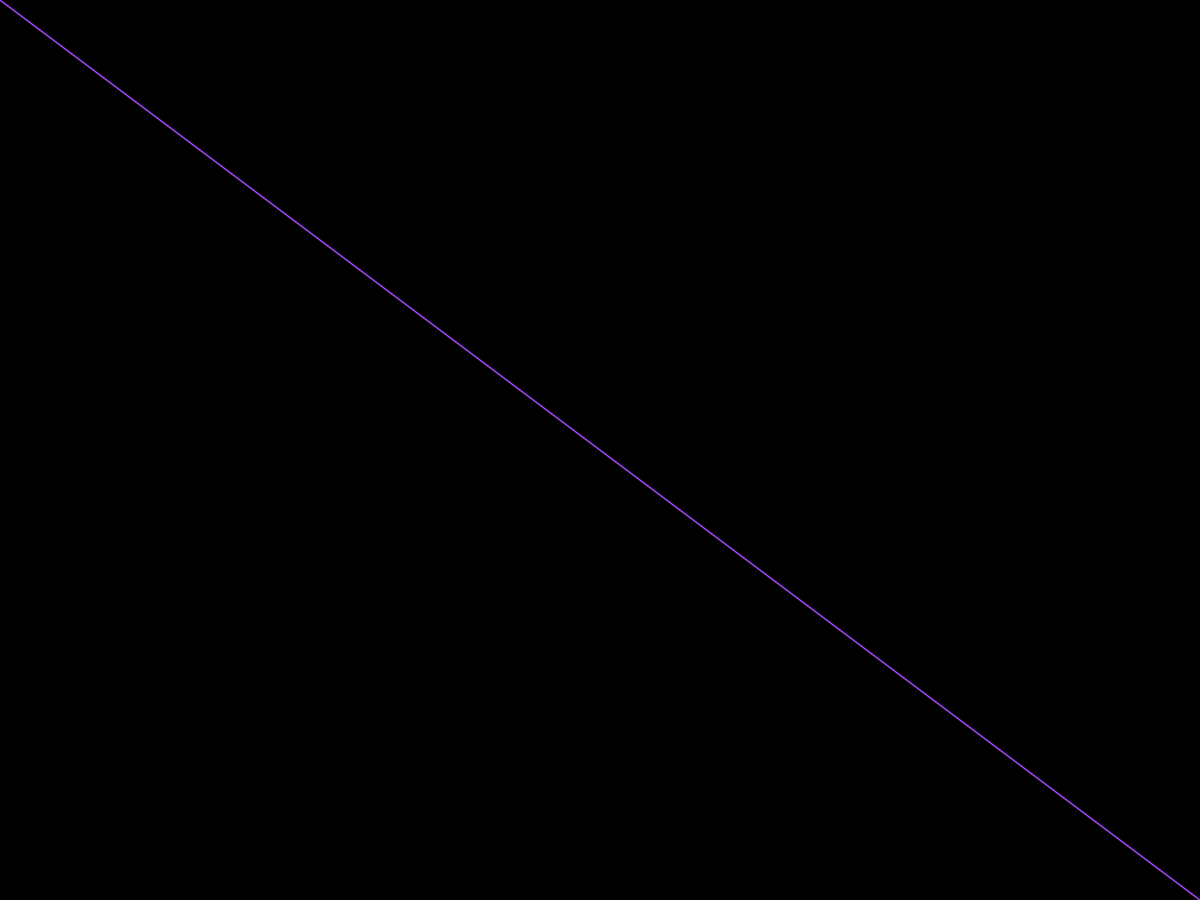
Frame 1 (no input)
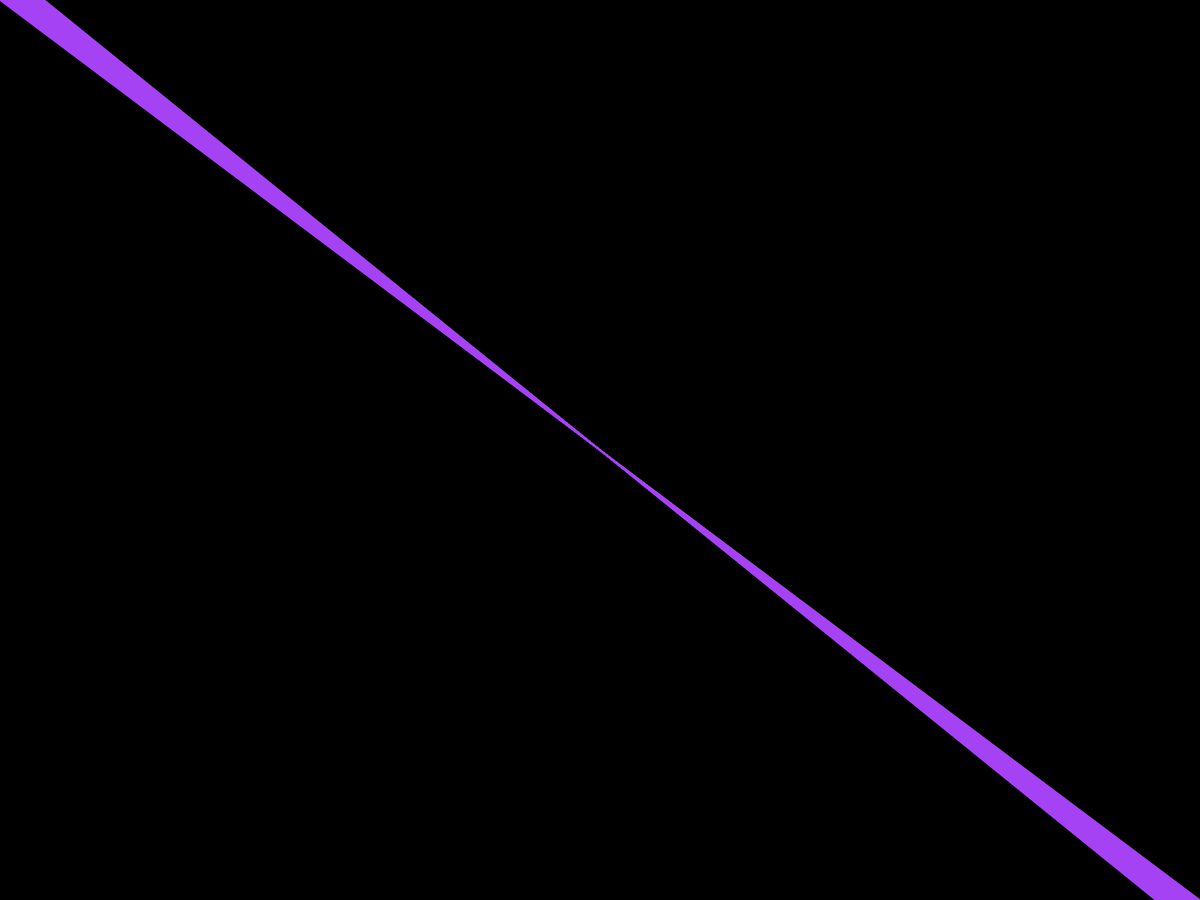
Frame 60 (the mouse pressed at the canvas centre just before this capture)
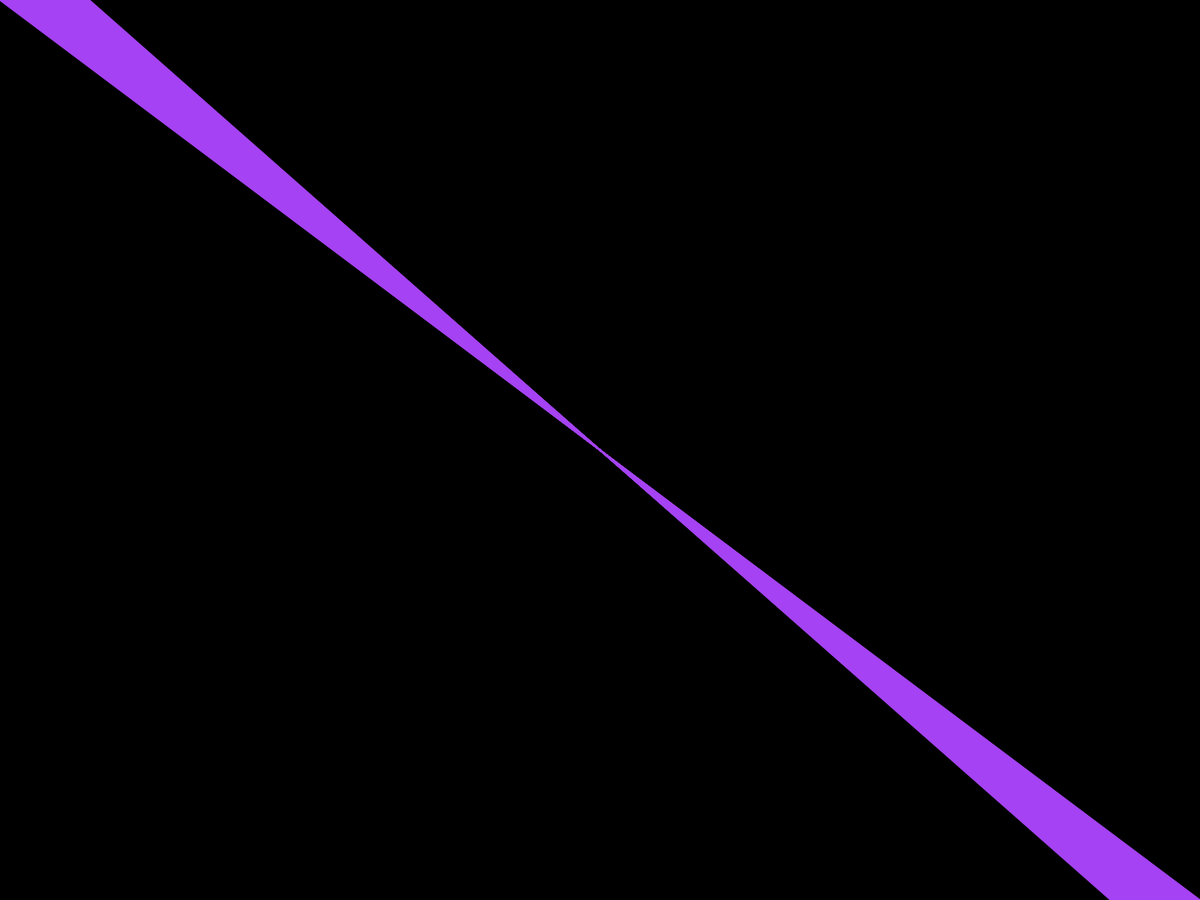
Frame 120 (the mouse held since frame 60 and released just before this capture)

The Processing sketch that drew these frames (run headless with seeded random() and noise(); from frame 60 on, the mouse is pressed at the canvas centre):

// Processing sketch: colourlinescircle
// ── colourlinescircle.pde
int x = 0;
int y = 0;

void setup() {
  fullScreen();
  noCursor();
  background(0);
  strokeWeight(2);
}

void draw() {
  if (x == 0 && y == 0) {
  stroke(random(256), random(256), random(256));
  line(0, 0, width, height);
  x++;
  }
  else if (x <= width) {
    line(x, 0, width - x, height);
    x++;
  }
  else if (y <= height) {
    line(0, height - y, width, y);
    y++;
  }
  else {
    x = 0;
    y = 0;
  }
}
